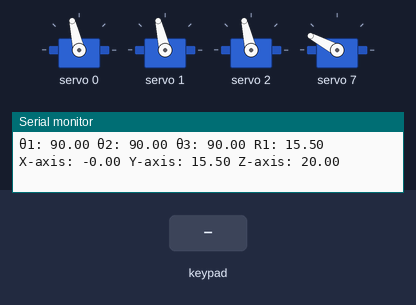
Recording of a sketch running on a simulated ESP32. Parts: 4 × servo, the last lines printed to the serial monitor. The inputs (shaded band) are chosen by the test bench.

Above: at 1.2 s.
1.3 s: key 'R' pressed
At 2.5 s:
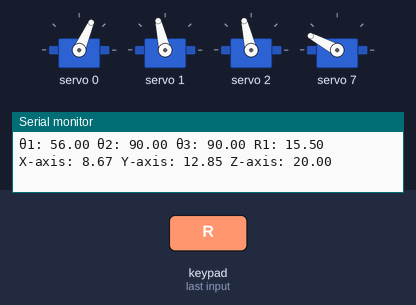
3.2 s: key 'U' pressed
At 3.9 s:
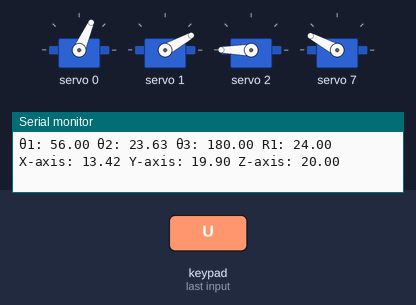
5.1 s: key 'D' pressed
At 5.28 s:
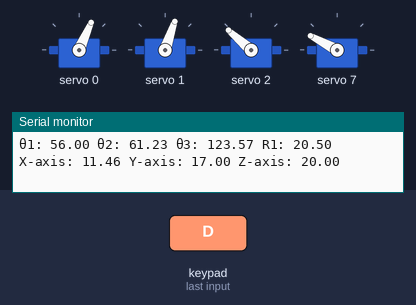
7.0 s: key 'X' pressed
At 7.9 s:
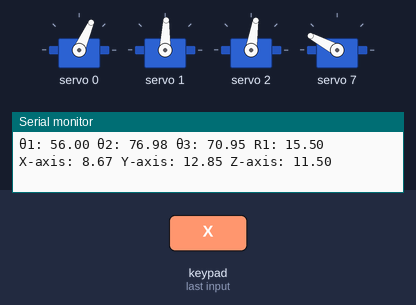
8.9 s: key 'L' pressed
At 10.5 s:
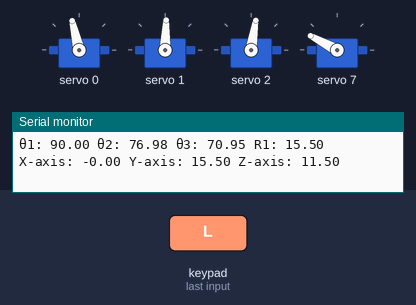
10.8 s: key 'T' pressed
At 12.2 s:
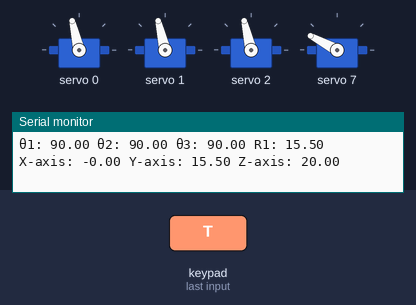
Timing chart, 0 to 13.7 s (numbered marks = the images above; inputs shaded):
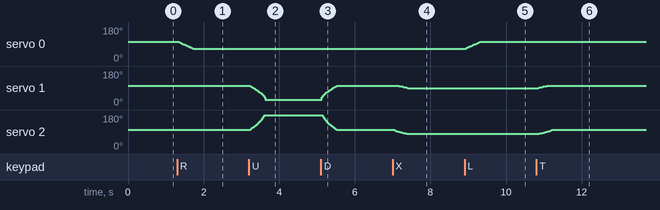

Measured:
- after the input at 1.3 s, servo 0: moves from 103° to 66° over 0.39 s, starting at once
- after the input at 3.2 s, servo 1: moves from 103° to 29° over 0.40 s, starting at once; servo 2: moves from 103° to 180° over 0.37 s, starting at once
- after the input at 5.1 s, servo 1: moves from 29° to 103° over 0.40 s, starting at once; servo 2: moves from 180° to 103° over 0.37 s, starting after 0.05 s
- after the input at 7.0 s, servo 1: moves from 103° to 88° over 0.39 s, starting at once; servo 2: moves from 103° to 81° over 0.39 s, starting at once
- after the input at 8.9 s, servo 0: moves from 66° to 103° over 0.39 s, starting at once
- after the input at 10.8 s, servo 1: moves from 88° to 103° over 0.40 s, starting at once; servo 2: moves from 81° to 103° over 0.39 s, starting at once

The sketch:

Articulated_3DOF_3_Axis_Control_withIK_BLT.ino
```cpp
#include <Arduino.h>
#include <Wire.h>
#include <Adafruit_PWMServoDriver.h>
#include <DabbleESP32.h>

#define INCLUDE_GAMEPAD_MODULE

#define SERVOMIN  145 // This is the 'minimum' pulse length count (out of 4096)
#define SERVOMAX  645 // This is the 'maximum' pulse length count (out of 4096)

Adafruit_PWMServoDriver pwm = Adafruit_PWMServoDriver();  // create servo driver object

//Servo Driver
const uint8_t Servo1 = 0;
const uint8_t Servo2 = 1;
const uint8_t Servo3 = 2;
const uint8_t Servo4 = 7;

//Link Lengths
const float a1 = 9.5;
const float a2 = 10.5;
const float a3 = 15.5;

//Position
float r1 = 15.5;
float theta1 = 90.;
float z = 20.;
int grip = 135.;

//Increment
float axis_step = 0.5;
float angle_step = 2.;

void setup() {
  Serial.begin(115200);  // initialize serial communication
  Dabble.begin("NodeMCU ESP32S");       //set bluetooth name of your device
  pwm.begin();
  pwm.setPWMFreq(60);  // Set PWM frequency to 60 Hz
}

void loop() {
  //process input from device
  Dabble.processInput();

  //Control scheme variables
  int a = GamePad.getAngle();
  int b = GamePad.getRadius();

  // Controller Scheme

  //FORWARD + r1
  if (a > 60 && a < 120 || GamePad.isUpPressed()) {
    r1 = r1 + axis_step;
    if(r1 >= (a2 + a3)) {
      r1 = (a2 + a3);
    }
    delay(20);
  }
    //BACKWARD - r1
  if (a > 240 && a < 300 || GamePad.isDownPressed()) {
    r1 = r1 - axis_step;
    if(r1 <= 0.){
      r1 = 0.;
    }
    delay(20);
  }

    //LEFT + Base
  if (a > 150 && a < 210 || GamePad.isLeftPressed()) {
    theta1 = theta1 + angle_step;
    if(theta1 >= 180.) {
      theta1 = 180.;
    }
    delay(20);
  }
    //RIGHT - Base
  if (a > 330 || a < 30 && b != 0 || GamePad.isRightPressed()) {
    theta1 = theta1 - angle_step;
    if(theta1 <= 0.) {
      theta1 = 0.;
    }
    delay(20);
  }

    //UP DOWN + z
  if (GamePad.isTrianglePressed()) {
    z = z + axis_step;
    if(z >= (a1 + a2 + a3)) {
      z = (a1 + a2 + a3);
    }
    delay(20);
  } // - z
  if (GamePad.isCrossPressed()) {
    z = z - axis_step;
    if(z <= 0.) {
      z = 0.;
    }
    delay(20);
  }

  //Gripper open
  if (GamePad.isCirclePressed()) {
    grip = grip - angle_step;
    if (grip <= 110.) {
      grip = 110.;
    }
    delay(20);
  } //close
  if (GamePad.isSquarePressed()) {
    grip = grip + angle_step;
    if (grip >= 180.) {
      grip = 180.;
    }
    delay(20);
  }

  ///RESET to default
  if (GamePad.isStartPressed()) {
    reset();
  }

  //Compute Joint Angles
  IK(r1, theta1, z, grip);
}

  //Convert angle to pulse for PCA9685 Servo Driver
double angletoPulse(double angle) {
  float pulse = map(angle, 0, 180, SERVOMIN, SERVOMAX);
  return pulse;
}

void IK (double r1, double theta1, double z, double grip) {
  //convert theta1 to radians
  double theta1_r = (theta1 * 71.) / 4068.;

  //x and y axis based on r1 length and base angle
  double x = (r1 * cos(theta1_r));
  double y = (r1 * sin(theta1_r));

  //#3
  double r2 = (z - a1);

  //#4
  double phi1 = atan(r2/r1);

  //#5
  double r3 = sqrt((r2*r2) + (r1*r1));

  //#6
  double acos_phi2 = (((a3*a3)-(a2*a2)-(r3*r3))/((-2.) * a2 * r3));

    //avoid nan error// arccos returns error if -1 > x > 1
  if (acos_phi2 > 1.) {
    acos_phi2 = 1.;
  }
  else if (acos_phi2 < -1.) {
    acos_phi2 = -1.;
  }

  double phi2 = acos(acos_phi2);

  //#7
  double theta2 = (phi1 + phi2);
  theta2 = degrees(theta2);

  //#8
  double acos_phi3 = (((r3*r3)-(a2*a2)-(a3*a3))/((-2.)*(a2)*(a3)));

    //avoid nan error// arccos returns error if -1 > x > 1
  if (acos_phi3 > 1.) {
    acos_phi3 = 1.;
  }
  else if (acos_phi3 < -1.) {
    acos_phi3 = -1.;
  }
    //calculate after checks
  double phi3 = acos(acos_phi3);

  //#9
  //float theta3 = (phi3 - 180);
  double theta3 = degrees(phi3); //due to servo angle direction

  Serial.print("θ1: ");
  Serial.print(theta1);
  Serial.print(" ");
  Serial.print("θ2: ");
  Serial.print(theta2);
  Serial.print(" ");
  Serial.print("θ3: ");
  Serial.print(theta3);
  Serial.print(" ");
  Serial.print("R1: ");
  Serial.print(r1);
  Serial.print(" ");
  Serial.print("X-axis: ");
  Serial.print(x);
  Serial.print(" ");
  Serial.print("Y-axis: ");
  Serial.print(y);
  Serial.print(" ");
  Serial.print("Z-axis: ");
  Serial.print(z);
  Serial.println(" ");

  //Computed Joint Angles to PWM
  moveAngle(theta1, theta2, theta3, grip);
}

  //Write computed Joint Angles to Servo Driver for servo movement
void moveAngle(double theta1, double theta2, double theta3, double grip) {
  pwm.setPWM(Servo1, 0, angletoPulse(theta1) );
  pwm.setPWM(Servo2, 0, angletoPulse(theta2) );
  pwm.setPWM(Servo3, 0, angletoPulse(theta3) );
  pwm.setPWM(Servo4, 0, angletoPulse(grip) );
}

  //Reset to 90 degree servo position
void reset() {
  r1 = 15.5;
  theta1 = 90.;
  z = 20.;
  grip = 135.;
  IK(r1, theta1, z, grip);
}
```
